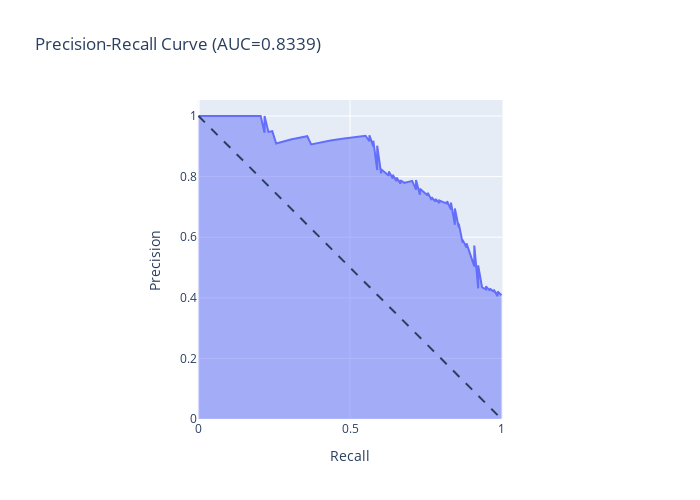

This figure's notebook cell:
### Code cell
precision, recall, thresholds = metrics.precision_recall_curve(y_test, y_pred_prob)

fig = px.area(
    x=recall, y=precision,
    title=f'Precision-Recall Curve (AUC={metrics.auc(recall, precision):.4f})',
    labels=dict(x='Recall', y='Precision'),
    width=700, height=500
)
fig.add_shape(
    type='line', line=dict(dash='dash'),
    x0=0, x1=1, y0=1, y1=0
)
fig.update_yaxes(scaleanchor="x", scaleratio=1)
fig.update_xaxes(constrain='domain')

fig.show()

### Figure 1 — Plotly figure (JSON) as saved in the notebook; plotly's stock layout.template omitted (floating-point values rounded to 4 significant figures; data arrays with more than 128 entries replaced by an {"elided": "..."} marker saying what was removed)
{"data": [{"fillpattern": {"shape": ""}, "hovertemplate": "Recall=%{x}<br>Precision=%{y}<extra></extra>", "legendgroup": "", "line": {"color": "#636efa"}, "marker": {"symbol": "circle"}, "mode": "lines", "name": "", "orientation": "v", "showlegend": false, "stackgroup": "1", "type": "scatter", "x": {"elided": "156 float values"}, "xaxis": "x", "y": {"elided": "156 float values"}, "yaxis": "y"}], "layout": {"height": 500, "legend": {"tracegroupgap": 0}, "shapes": [{"line": {"dash": "dash"}, "type": "line", "x0": 0, "x1": 1, "y0": 1, "y1": 0}], "title": {"text": "Precision-Recall Curve (AUC=0.8339)"}, "width": 700, "xaxis": {"anchor": "y", "constrain": "domain", "domain": [0, 1], "title": {"text": "Recall"}}, "yaxis": {"anchor": "x", "domain": [0, 1], "scaleanchor": "x", "scaleratio": 1, "title": {"text": "Precision"}}}}
